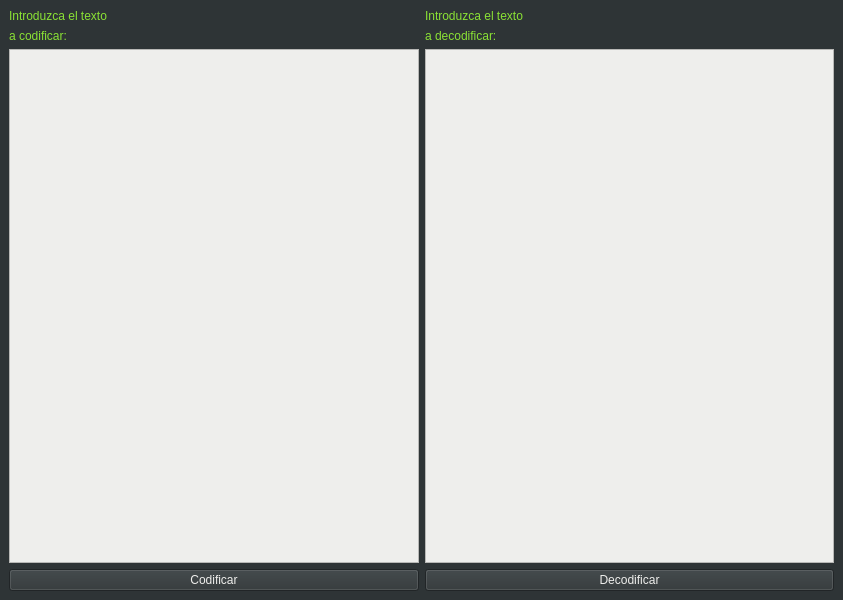
<?xml version="1.0" encoding="UTF-8"?>
<ui version="4.0">
 <class>MainWindow</class>
 <widget class="QMainWindow" name="MainWindow">
  <property name="geometry">
   <rect>
    <x>0</x>
    <y>0</y>
    <width>843</width>
    <height>600</height>
   </rect>
  </property>
  <property name="windowTitle">
   <string>MainWindow</string>
  </property>
  <property name="styleSheet">
   <string notr="true">background-color: rgb(46, 52, 54);</string>
  </property>
  <widget class="QWidget" name="centralwidget">
   <layout class="QGridLayout" name="gridLayout">
    <item row="1" column="0">
     <widget class="QLabel" name="label_3">
      <property name="styleSheet">
       <string notr="true">font: 63 30pt &quot;URW Bookman&quot;;</string>
      </property>
      <property name="text">
       <string>&lt;html&gt;&lt;head/&gt;&lt;body&gt;&lt;p&gt;&lt;span style=&quot; color:#8ae234;&quot;&gt;a codificar:&lt;/span&gt;&lt;/p&gt;&lt;/body&gt;&lt;/html&gt;</string>
      </property>
     </widget>
    </item>
    <item row="2" column="1">
     <widget class="QTextEdit" name="toDecodeTxt">
      <property name="styleSheet">
       <string notr="true">background-color: rgb(238, 238, 236);</string>
      </property>
      <property name="html">
       <string>&lt;!DOCTYPE HTML PUBLIC &quot;-//W3C//DTD HTML 4.0//EN&quot; &quot;http://www.w3.org/TR/REC-html40/strict.dtd&quot;&gt;
&lt;html&gt;&lt;head&gt;&lt;meta name=&quot;qrichtext&quot; content=&quot;1&quot; /&gt;&lt;style type=&quot;text/css&quot;&gt;
p, li { white-space: pre-wrap; }
&lt;/style&gt;&lt;/head&gt;&lt;body style=&quot; font-family:'Ubuntu'; font-size:11pt; font-weight:400; font-style:normal;&quot;&gt;
&lt;p style=&quot;-qt-paragraph-type:empty; margin-top:0px; margin-bottom:0px; margin-left:0px; margin-right:0px; -qt-block-indent:0; text-indent:0px;&quot;&gt;&lt;br /&gt;&lt;/p&gt;&lt;/body&gt;&lt;/html&gt;</string>
      </property>
     </widget>
    </item>
    <item row="0" column="0">
     <widget class="QLabel" name="label">
      <property name="styleSheet">
       <string notr="true">font: 63 30pt &quot;URW Bookman&quot;;</string>
      </property>
      <property name="text">
       <string>&lt;html&gt;&lt;head/&gt;&lt;body&gt;&lt;p&gt;&lt;span style=&quot; color:#8ae234;&quot;&gt;Introduzca el texto&lt;/span&gt;&lt;/p&gt;&lt;/body&gt;&lt;/html&gt;</string>
      </property>
     </widget>
    </item>
    <item row="0" column="1">
     <widget class="QLabel" name="label_2">
      <property name="styleSheet">
       <string notr="true">font: 63 30pt &quot;URW Bookman&quot;;</string>
      </property>
      <property name="text">
       <string>&lt;html&gt;&lt;head/&gt;&lt;body&gt;&lt;p&gt;&lt;span style=&quot; color:#8ae234;&quot;&gt;Introduzca el texto&lt;/span&gt;&lt;/p&gt;&lt;/body&gt;&lt;/html&gt;</string>
      </property>
     </widget>
    </item>
    <item row="1" column="1">
     <widget class="QLabel" name="label_4">
      <property name="styleSheet">
       <string notr="true">font: 63 30pt &quot;URW Bookman&quot;;</string>
      </property>
      <property name="text">
       <string>&lt;html&gt;&lt;head/&gt;&lt;body&gt;&lt;p&gt;&lt;span style=&quot; color:#8ae234;&quot;&gt;a decodificar:&lt;/span&gt;&lt;/p&gt;&lt;/body&gt;&lt;/html&gt;</string>
      </property>
     </widget>
    </item>
    <item row="3" column="0">
     <widget class="QPushButton" name="codeButton">
      <property name="styleSheet">
       <string notr="true">color: rgb(238, 238, 236);</string>
      </property>
      <property name="text">
       <string>Codificar</string>
      </property>
     </widget>
    </item>
    <item row="2" column="0">
     <widget class="QTextEdit" name="toCodeTxt">
      <property name="styleSheet">
       <string notr="true">background-color: rgb(238, 238, 236);</string>
      </property>
      <property name="html">
       <string>&lt;!DOCTYPE HTML PUBLIC &quot;-//W3C//DTD HTML 4.0//EN&quot; &quot;http://www.w3.org/TR/REC-html40/strict.dtd&quot;&gt;
&lt;html&gt;&lt;head&gt;&lt;meta name=&quot;qrichtext&quot; content=&quot;1&quot; /&gt;&lt;style type=&quot;text/css&quot;&gt;
p, li { white-space: pre-wrap; }
&lt;/style&gt;&lt;/head&gt;&lt;body style=&quot; font-family:'Ubuntu'; font-size:11pt; font-weight:400; font-style:normal;&quot;&gt;
&lt;p style=&quot;-qt-paragraph-type:empty; margin-top:0px; margin-bottom:0px; margin-left:0px; margin-right:0px; -qt-block-indent:0; text-indent:0px;&quot;&gt;&lt;br /&gt;&lt;/p&gt;&lt;/body&gt;&lt;/html&gt;</string>
      </property>
     </widget>
    </item>
    <item row="3" column="1">
     <widget class="QPushButton" name="decodeButton">
      <property name="styleSheet">
       <string notr="true">color: rgb(238, 238, 236);</string>
      </property>
      <property name="text">
       <string>Decodificar</string>
      </property>
     </widget>
    </item>
   </layout>
  </widget>
 </widget>
 <resources/>
 <connections/>
</ui>
